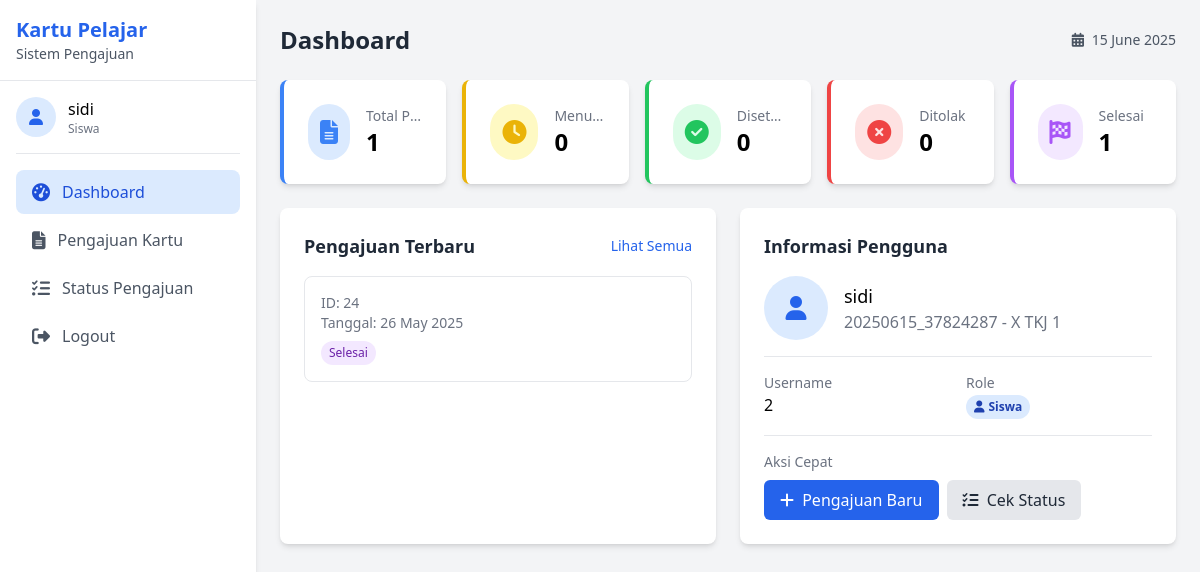
Screenshot of /ujilevel/user/dashboard.php (signed in) with the database file from the repository.
### tables this page shows
CREATE TABLE `kartu_pelajar` (
  `kartu_id` int NOT NULL,
  `pengajuan_id` int NOT NULL,
  `nomor_kartu` varchar(225) NOT NULL,
  `tanggal_terbit` varchar(225) NOT NULL,
  `file_kartu` varchar(225) NOT NULL,
  `status` varchar(225) NOT NULL
);

CREATE TABLE `pengajuan_kartu` (
  `pengajuan_id` int NOT NULL,
  `user_id` int NOT NULL,
  `tanggal_pengajuan` varchar(225) NOT NULL,
  `foto` varchar(225) NOT NULL,
  `alamat` text NOT NULL,
  `status` varchar(225) NOT NULL,
  `catatan_admin` text NOT NULL
);

CREATE TABLE `users` (
  `user_id` int NOT NULL,
  `username` varchar(225) NOT NULL,
  `password` varchar(225) NOT NULL,
  `role` varchar(10) NOT NULL,
  `nama_lengkap` varchar(225) NOT NULL,
  `nis` varchar(100) NOT NULL,
  `kelas` varchar(225) NOT NULL
);

### ujilevel/user/dashboard.php (the view, shortened to what this page needs)
<?php
require_once '../config/database.php';
require_once '../functions/auth.php';
$user_id = $_SESSION['user_id'];
try {
    $stmt = $conn->prepare("SELECT COUNT(*) as total FROM pengajuan_kartu WHERE user_id = :user_id");
    $stmt->bindParam(':user_id', $user_id);
    $stmt->execute();
    $totalApplications = $stmt->fetchColumn();
    $stmt = $conn->prepare("SELECT COUNT(*) as total FROM pengajuan_kartu WHERE user_id = :user_id AND status = 'menunggu'");
    $stmt->bindParam(':user_id', $user_id);
    $stmt->execute();
    $pendingApplications = $stmt->fetchColumn();
    $stmt = $conn->prepare("SELECT COUNT(*) as total FROM pengajuan_kartu WHERE user_id = :user_id AND status = 'disetujui'");
    $stmt->bindParam(':user_id', $user_id);
    $stmt->execute();
    $approvedApplications = $stmt->fetchColumn();
    $stmt = $conn->prepare("SELECT COUNT(*) as total FROM pengajuan_kartu WHERE user_id = :user_id AND status = 'ditolak'");
    $stmt->bindParam(':user_id', $user_id);
    $stmt->execute();
    $rejectedApplications = $stmt->fetchColumn();
    $stmt = $conn->prepare("SELECT COUNT(*) as total FROM pengajuan_kartu WHERE user_id = :user_id AND status = 'Finish'");
    $stmt->bindParam(':user_id', $user_id);
    $stmt->execute();
    $finishedApplications = $stmt->fetchColumn();
    $stmt = $conn->prepare("
        SELECT p.*, k.nomor_kartu, k.tanggal_terbit, k.file_kartu
        FROM pengajuan_kartu p
        LEFT JOIN kartu_pelajar k ON p.pengajuan_id = k.pengajuan_id
        WHERE p.user_id = :user_id
        ORDER BY p.tanggal_pengajuan DESC
        LIMIT 5
    ");
    $stmt->bindParam(':user_id', $user_id);
    $stmt->execute();
    $recentApplications = $stmt->fetchAll();
} catch (PDOException $e) {
    $error = 'Database error: ' . $e->getMessage();
}
try {
    $stmt = $conn->prepare("SELECT * FROM users WHERE user_id = :user_id");
    $stmt->bindParam(':user_id', $user_id);
    $stmt->execute();
    $user = $stmt->fetch(PDO::FETCH_ASSOC);
    if (!$user) {
        $user = [
            'nama_lengkap' => $_SESSION['nama_lengkap'] ?? 'Tidak tersedia',
            'nis' => $_SESSION['nis'] ?? 'Tidak tersedia',
            'kelas' => $_SESSION['kelas'] ?? 'Tidak tersedia',
            'email' => $_SESSION['email'] ?? 'Tidak tersedia',
            'username' => $_SESSION['username'] ?? 'Tidak tersedia'
        ];
    } else {
        $user['nama_lengkap'] = $user['nama_lengkap'] ?? $_SESSION['nama_lengkap'] ?? 'Tidak tersedia';
        $user['nis'] = $user['nis'] ?? $_SESSION['nis'] ?? 'Tidak tersedia';
        $user['kelas'] = $user['kelas'] ?? $_SESSION['kelas'] ?? 'Tidak tersedia';
        $user['email'] = $user['email'] ?? $_SESSION['email'] ?? 'Tidak tersedia';
        $user['username'] = $user['username'] ?? $_SESSION['username'] ?? 'Tidak tersedia';
    }
} catch (PDOException $e) {
    $user = [
        'nama_lengkap' => $_SESSION['nama_lengkap'] ?? 'Tidak tersedia',
        'nis' => $_SESSION['nis'] ?? 'Tidak tersedia',
        'kelas' => $_SESSION['kelas'] ?? 'Tidak tersedia',
        'email' => $_SESSION['email'] ?? 'Tidak tersedia',
        'username' => $_SESSION['username'] ?? 'Tidak tersedia'
    ];
}
include '../includes/header.php';
?>
<div class="grid grid-cols-1 md:grid-cols-2 lg:grid-cols-5 gap-4 mb-6">
    <div class="card bg-white rounded-lg shadow-md p-6 border-l-4 border-blue-500">
        <div class="flex items-center">
            <div class="p-3 rounded-full bg-blue-100 text-blue-500 mr-4">
                <i class="fas fa-file-alt text-2xl"></i>
            </div>
            <div class="min-w-0">
                <p class="text-sm text-gray-500 font-medium truncate">Total Pengajuan</p>
                <p class="text-2xl font-bold"><?php echo $totalApplications; ?></p>
            </div>
        </div>
    </div>
    <div class="card bg-white rounded-lg shadow-md p-6 border-l-4 border-yellow-500">
        <div class="flex items-center">
            <div class="p-3 rounded-full bg-yellow-100 text-yellow-500 mr-4">
                <i class="fas fa-clock text-2xl"></i>
            </div>
            <div class="min-w-0">
                <p class="text-sm text-gray-500 font-medium truncate">Menunggu</p>
                <p class="text-2xl font-bold"><?php echo $pendingApplications; ?></p>
            </div>
        </div>
    </div>
    <div class="card bg-white rounded-lg shadow-md p-6 border-l-4 border-green-500">
        <div class="flex items-center">
            <div class="p-3 rounded-full bg-green-100 text-green-500 mr-4">
                <i class="fas fa-check-circle text-2xl"></i>
            </div>
            <div class="min-w-0">
                <p class="text-sm text-gray-500 font-medium truncate">Disetujui</p>
                <p class="text-2xl font-bold"><?php echo $approvedApplications; ?></p>
            </div>
        </div>
    </div>
    <div class="card bg-white rounded-lg shadow-md p-6 border-l-4 border-red-500">
        <div class="flex items-center">
            <div class="p-3 rounded-full bg-red-100 text-red-500 mr-4">
                <i class="fas fa-times-circle text-2xl"></i>
            </div>
            <div class="min-w-0">
                <p class="text-sm text-gray-500 font-medium truncate">Ditolak</p>
                <p class="text-2xl font-bold"><?php echo $rejectedApplications; ?></p>
            </div>
        </div>
    </div>
    <div class="card bg-white rounded-lg shadow-md p-6 border-l-4 border-purple-500">
        <div class="flex items-center">
            <div class="p-3 rounded-full bg-purple-100 text-purple-500 mr-4">
                <i class="fas fa-flag-checkered text-2xl"></i>
            </div>
            <div class="min-w-0">
                <p class="text-sm text-gray-500 font-medium truncate">Selesai</p>
                <p class="text-2xl font-bold"><?php echo $finishedApplications; ?></p>
            </div>
        </div>
    </div>
</div>
<div class="grid grid-cols-1 lg:grid-cols-2 gap-6">
    <div class="card">
        <div class="flex justify-between items-center mb-4">
            <h2 class="text-lg font-bold text-gray-800">Pengajuan Terbaru</h2>
            <a href="status.php" class="text-blue-600 hover:text-blue-800 text-sm">Lihat Semua</a>
        </div>
        <?php if (empty($recentApplications)): ?>
            <p class="text-gray-500">Anda belum melakukan pengajuan kartu pelajar.</p>
            <div class="mt-4">
                <a href="pengajuan.php" class="btn btn-primary">
                    <i class="fas fa-plus mr-2"></i> Buat Pengajuan Baru
                </a>
            </div>
        <?php else: ?>
            <div class="space-y-4">
                <?php foreach ($recentApplications as $app): ?>
                    <div class="border rounded-lg p-4 hover:bg-gray-50">
                        <div class="flex justify-between">
                            <div>
                                <p class="text-sm text-gray-500">ID: <?php echo $app['pengajuan_id']; ?></p>
                                <p class="text-sm text-gray-500">Tanggal: <?php echo date('d M Y', strtotime($app['tanggal_pengajuan'])); ?></p>
                                <?php
                                $statusClass = '';
                                $statusText = '';
                                switch ($app['status']) {
                                    case 'Finish':
                                        $statusClass = 'bg-purple-100 text-purple-800';
                                        $statusText = 'Selesai';
                                        break;
                                }
                                ?>
                                <span class="px-2 py-1 text-xs rounded-full <?php echo $statusClass; ?> inline-block mt-2">
                                    <?php echo $statusText; ?>
                                </span>
                            </div>
                        </div>
                    </div>
                <?php endforeach; ?>
            </div>
        <?php endif; ?>
    </div>
    <div class="card">
        <div class="flex justify-between items-center mb-4">
            <h2 class="text-lg font-bold text-gray-800">Informasi Pengguna</h2>
        </div>
        <div class="space-y-4">
            <div class="flex items-center">
                <div class="w-16 h-16 rounded-full bg-blue-100 flex items-center justify-center text-blue-600 mr-4">
                    <i class="fas fa-user text-2xl"></i>
                </div>
                <div>
                    <h3 class="text-lg font-medium"><?php echo $user['nama_lengkap']; ?></h3>
                    <p class="text-gray-500">
                        <?php
                            if ($user['nis'] !== 'Tidak tersedia' && $user['kelas'] !== 'Tidak tersedia') {
                                echo date('Ymd') . '_' . $user['nis'] . ' - ' . $user['kelas'];
                            } else {
                                echo 'NIS/Kelas: Belum tersedia';
                            }
                        ?>
                    </p>
                </div>
            </div>
            <div class="border-t pt-4">
                <div class="grid grid-cols-2 gap-4">
                    <div>
                        <p class="text-sm text-gray-500">Username</p>
                        <p class="font-medium">
                            <?php if ($user['username'] !== 'Tidak tersedia'): ?>
                                <?php echo $user['username']; ?>
                            <?php else: ?>
                                <span class="text-red-500">Tidak tersedia</span>
                            <?php endif; ?>
                        </p>
                    </div>
                    <div>
                        <p class="text-sm text-gray-500">Role</p>
                        <p class="font-medium capitalize">
                            <span class="inline-flex items-center px-2 py-1 rounded-full text-xs font-semibold bg-blue-100 text-blue-800">
                                <i class="fas fa-user mr-1"></i> Siswa
                            </span>
                        </p>
                    </div>
                </div>
            </div>
            <div class="border-t pt-4">
                <p class="text-sm text-gray-500 mb-2">Aksi Cepat</p>
                <div class="flex space-x-2">
                    <a href="pengajuan.php" class="btn btn-primary">
                        <i class="fas fa-plus mr-1"></i> Pengajuan Baru
                    </a>
                    <a href="status.php" class="btn btn-secondary">
                        <i class="fas fa-tasks mr-1"></i> Cek Status
                    </a>
                </div>
            </div>
        </div>
    </div>
</div>
<?php include '../includes/footer.php'; ?>

### rows the page displays
kartu_pelajar: pengajuan.pengajuan_id "24", pengajuan.tanggal_pengajuan "26 May 2025", pengajuan.status "Selesai"
users: nama_lengkap "sidi", nis "37824287", kelas "X TKJ 1", username "2"

### other values shown
$nama_lengkap "sidi"
$role "Siswa"
$totalApplications "1"
$pendingApplications "0"
$approvedApplications "0"
$rejectedApplications "0"
$finishedApplications "1"
